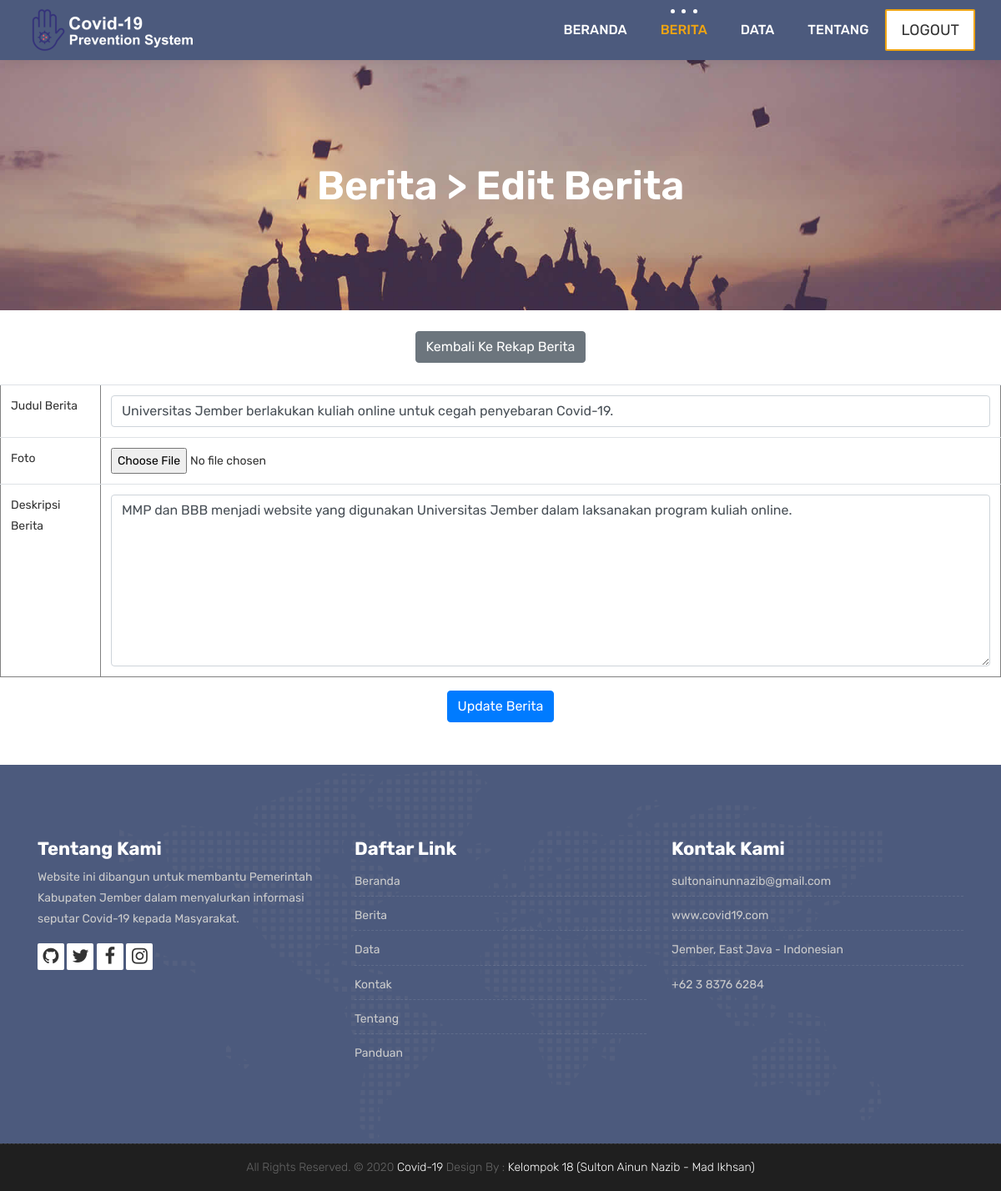
The page /editBerita.php?id=3 on the database its author committed.
### tables this page shows
CREATE TABLE `berita` (
  `idBerita` int(11) NOT NULL,
  `judul` varchar(255) NOT NULL,
  `foto` varchar(100) NOT NULL,
  `ukuran` int(11) NOT NULL,
  `tipe` varchar(20) NOT NULL,
  `deskripsi` text NOT NULL
);

### config.php (called while the page is built, shortened)
<?php
$dbServername = 'localhost';
$dbUsername = 'root';
$dbPassword = '';
$dbName = 'dbPemweb';
$db = mysqli_connect($dbServername, $dbUsername, $dbPassword, $dbName);
function tampil($tabel, $key = ""){
    global $db;
    $query = "SELECT * from " . $tabel . $key;
    $cek = mysqli_query($db, $query);
    return $cek;
}
 ?>

### editBerita.php (the view, shortened to what this page needs)
<?php
include 'config.php';
$id = $_GET['id'];
$data = mysqli_fetch_array(tampil('berita', " where idBerita='$id'"));
 ?>
 <!DOCTYPE html>
 <html lang="en">
     <link rel="stylesheet" href="css/bootstrap.min.css">
     <link rel="stylesheet" href="style.css">
     <link rel="stylesheet" href="css/versions.css">
     <link rel="stylesheet" href="css/responsive.css">
     <link rel="stylesheet" href="css/custom.css">
 </head>
 <body class="host_version">
  <header class="top-navbar">
    <nav class="navbar navbar-expand-lg navbar-light bg-light">
      <div class="container-fluid">
        <a class="navbar-brand" href="index.php">
          <img src="images/logo.png" alt="" />
        </a>
        <div class="collapse navbar-collapse" id="navbars-host">
          <ul class="navbar-nav ml-auto">
            <li class="nav-item"><a class="nav-link" href="adminDashboard.php">Beranda</a></li>
            <li class="nav-item active"><a class="nav-link" href="adminBerita.php">Berita</a></li>
            <li class="nav-item"><a class="nav-link" href="adminData.php">Data</a></li>
            <li class="nav-item dropdown">
              <a class="nav-link dropdown-toggle" href="#" id="dropdown-a" data-toggle="dropdown">Tentang </a>
            </li>
          </ul>
          <ul class="nav navbar-nav navbar-right">
            <li><a class="hover-btn-new log orange" href="index.php" data-target="#login"><span>Logout</span></a></li>
          </ul>
        </div>
      </div>
    </nav>
  </header>
   <div class="all-title-box">
 		<div class="container text-center">
 			<h1> Berita > Edit Berita</span></h1>
 		</div>
 	</div>
   <center>
     <br>
     <a href="adminBerita.php"> <input type="button" class="btn btn-secondary" value="Kembali Ke Rekap Berita"> </a>
     <br> <br>
     <form action="editBerita.php" class="form" method="POST">
       <table class="table" border=1>
         <tr>
           <td width="10%">Judul Berita</td>
           <td> <input type="text" class="form-control" name="judul" value="<?= $data['judul']?>"> </td>
         </tr>
         <tr>
           <td width="10%">Foto</td>
           <td> <input type="file" name="foto" value="<?= $data['foto']?>"> </td>
         </tr>
         <tr>
           <td width="10%">Deskripsi Berita</td>
           <td> <textarea class="form-control" name="deskripsi" rows="8" cols=""><?= $data['deskripsi']?></textarea> </td>
         </tr>
       </table>
       <input type="submit" name="update" class="btn btn-primary" value="Update Berita">
     </form>
     <br> <br>
   </center>
 <footer class="footer">
     <div class="container">
         <div class="row">
             <div class="col-lg-4 col-md-4 col-xs-12">
                 <div class="widget clearfix">
                     <div class="widget-title">
                         <h3>Tentang Kami</h3>
                     </div>
                     <p> Website ini dibangun untuk membantu Pemerintah Kabupaten Jember dalam menyalurkan informasi
                       seputar Covid-19 kepada Masyarakat. </p>
         <div class="footer-right">
           <ul class="footer-links-soi">
             <li><a href="https://github.com/inun7"><i class="fa fa-github"></i></a></li>
             <li><a href="#"><i class="fa fa-twitter"></i></a></li>
             <li><a href="#"><i class="fa fa-facebook"></i></a></li>
             <li><a href="#"><i class="fa fa-instagram"></i></a></li>
           </ul>
         </div>
                 </div>
             </div>
     <div class="col-lg-4 col-md-4 col-xs-12">
                 <div class="widget clearfix">
                     <div class="widget-title">
                         <h3>Daftar Link</h3>
                     </div>
                     <ul class="footer-links">
                         <li><a href="#">Beranda</a></li>
                         <li><a href="berita.php">Berita</a></li>
                         <li><a href="data.php">Data</a></li>
                         <li><a href="kontak.php">Kontak</a></li>
                         <li><a href="tentang.php">Tentang</a></li>
                         <li><a href="panduan.php">Panduan</a></li>
                     </ul>
                 </div>
             </div>
             <div class="col-lg-4 col-md-4 col-xs-12">
                 <div class="widget clearfix">
                     <div class="widget-title">
                         <h3>Kontak Kami</h3>
                     </div>
                     <ul class="footer-links">
                         <li><a href="mailto:#">sultonainunnazib@gmail.com</a></li>
                         <li><a href="#">www.covid19.com</a></li>
                         <li>Jember, East Java - Indonesian</li>
                         <li>+62 3 8376 6284</li>
                     </ul>
                 </div>
             </div>
         </div>
     </div>
 </footer>
     <div class="copyrights">
         <div class="container">
             <div class="footer-distributed">
                 <div class="footer-center">
                     <p class="footer-company-name">All Rights Reserved. &copy; 2020 <a href="#">Covid-19</a> Design By : <a href="bit.ly/inunBiography">Kelompok 18 (Sulton Ainun Nazib - Mad Ikhsan)</a></p>
                 </div>
             </div>
         </div>
     </div>
 </body>
 </html>

### rows shown on the page
berita: judul "Universitas Jember berlakukan kuliah online untuk cegah penyebaran Covid-19.", deskripsi "MMP dan BBB menjadi website yang digunakan Universitas Jember dalam laksanakan program kuliah online."
